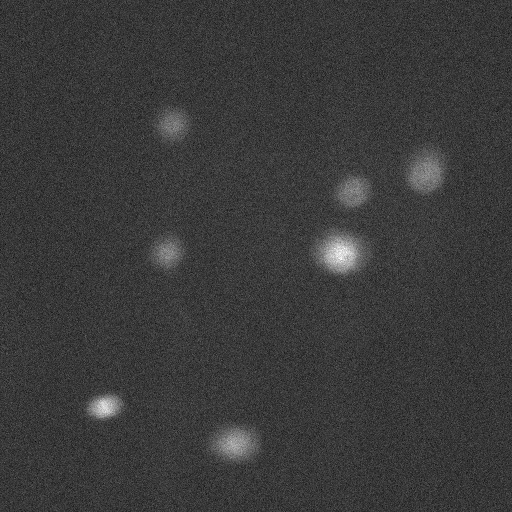
%> input picture Microscope Focus/calib_good/calib_11.tif, 512 x 512 px; its folder holds 4 pictures in this run
$ octave picextract.m   (GNU Octave 9; MATLAB toolbox functions it lacks are replaced by stand-ins)
%> lines starting %> are read from the running program, lines starting %| are printed output that depends on the picture
%create individual arrays for components of paths to test data
path = 'M:\LPE\Jack LPE\MATLAB\for sean\ex4\calib_good';

pics = dir(path);
picfolders = {pics.name};


for i = 4:length(picfolders)
    picuint1 =  imread(picfolders{1,i});
%> picuint1 is the input picture: size 512x512 uint16; min 182, max 269, mean 202.2
    picuint1 = picuint1(220:290,300:370);
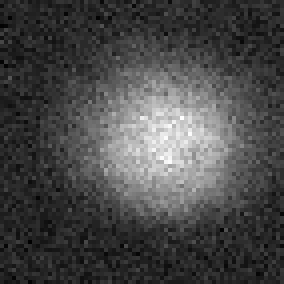
%> picuint1: size 71x71 uint16 (shown 4 times larger); min 191, max 269, mean 213.2; drawn with min black and max white
    picuint2 = flip(picuint1,2);
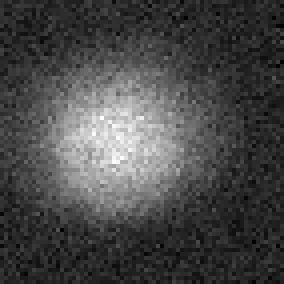
%> picuint2: size 71x71 uint16 (shown 4 times larger); min 191, max 269, mean 213.2; mean of the top-left, top-right, bottom-left and bottom-right quarters 217.7, 210.1, 216.5, 208.8; drawn with min black and max white
    picuint3 = flip(picuint1,3);
    picuint4 = flip(picuint1,4);
    imagepx{i-3} = mat2gray(picuint1);
    imagepx2{i-3} = im2double(picuint2);
    imagepx3{i-3} = im2double(picuint3);
    imagepx4{i-3} = im2double(picuint4);
    name = picfolders{i};
    z(i-3) = str2double(name(7:8));
end
%> pass 2 of the loop `for i = 4:length(picfolders)`:
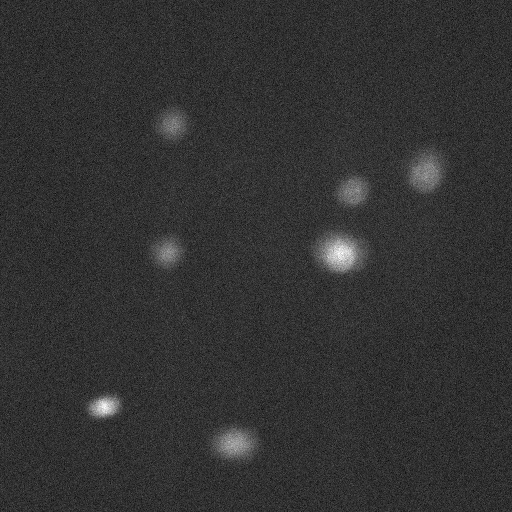
%> input picture Microscope Focus/calib_good/calib_12.tif, 512 x 512 px
%> picuint1 is the input picture: size 512x512 uint16; min 184, max 275, mean 202.2
%> `picuint1 = picuint1(220:290,300:370);`:
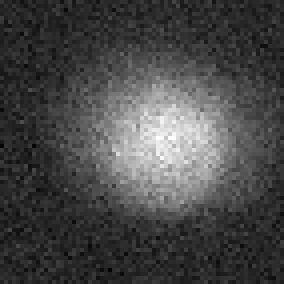
%> picuint1: size 71x71 uint16 (shown 4 times larger); min 189, max 275, mean 213.3; drawn with min black and max white
%> `picuint2 = flip(picuint1,2);`:
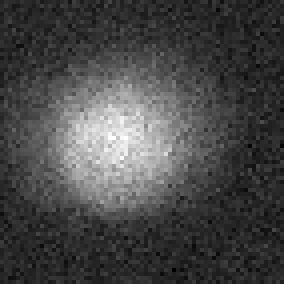
%> picuint2: size 71x71 uint16 (shown 4 times larger); min 189, max 275, mean 213.3; mean of the top-left, top-right, bottom-left and bottom-right quarters 217.8, 210.2, 216.7, 208.7; drawn with min black and max white
%> pass 3 of the loop `for i = 4:length(picfolders)`:
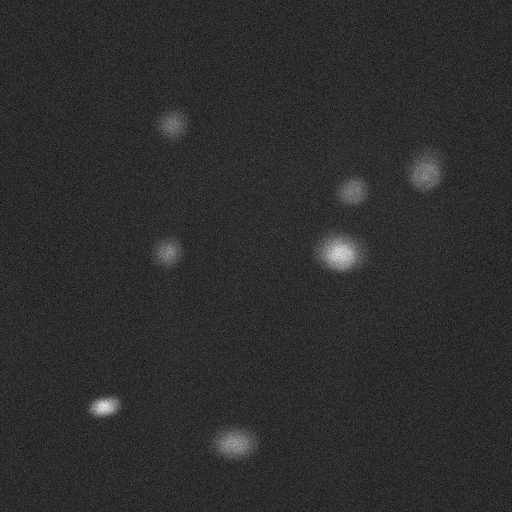
%> input picture Microscope Focus/calib_good/calib_13.tif, 512 x 512 px
%> picuint1 is the input picture: size 512x512 uint16; min 181, max 293, mean 201.2
%> `picuint1 = picuint1(220:290,300:370);`:
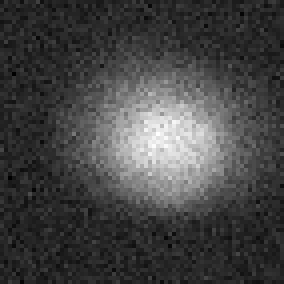
%> picuint1: size 71x71 uint16 (shown 4 times larger); min 188, max 279, mean 212.4; drawn with min black and max white
%> `picuint2 = flip(picuint1,2);`:
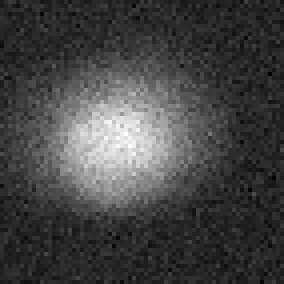
%> picuint2: size 71x71 uint16 (shown 4 times larger); min 188, max 279, mean 212.4; mean of the top-left, top-right, bottom-left and bottom-right quarters 216.7, 209.5, 215.9, 207.6; drawn with min black and max white

%unroll image
Ximage = imagepx;
%> Ximage = 3 items
for i = 1:length(imagepx)
    i;
    curimage = Ximage{i};
    X(i,:) = curimage(:)';
end
%> this loop made 3 passes
%> pass 2, `curimage = Ximage{i};`:
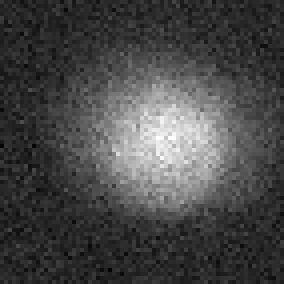
%> curimage: size 71x71 double (shown 4 times larger); min 0, max 1, mean 0.282
%> pass 3, `curimage = Ximage{i};`:
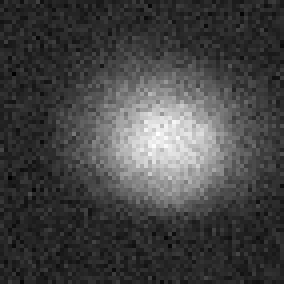
%> curimage: size 71x71 double (shown 4 times larger); min 0, max 1, mean 0.268
Ximage = imagepx2;
for i = 1:length(imagepx)
    i;
    curimage = Ximage{i};
    X2(i,:) = curimage(:)';
end
%> this loop made 3 passes
%> pass 2, `curimage = Ximage{i};`:
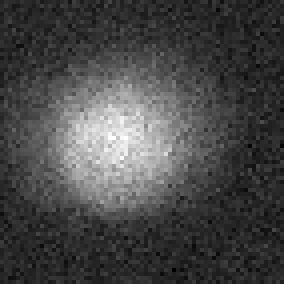
%> curimage: size 71x71 double (shown 4 times larger); min 0.00288, max 0.0042, mean 0.00325; drawn with min black and max white
%> pass 3, `curimage = Ximage{i};`:
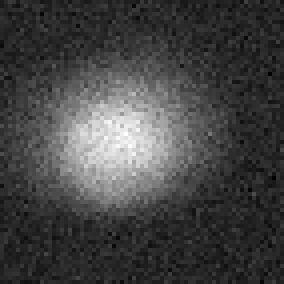
%> curimage: size 71x71 double (shown 4 times larger); min 0.00287, max 0.00426, mean 0.00324; drawn with min black and max white

Ximage = imagepx3;
for i = 1:length(imagepx)
    i;
    curimage = Ximage{i};
    X3(i,:) = curimage(:)';
end
Ximage = imagepx4;
for i = 1:length(imagepx)
    i;
    curimage = Ximage{i};
    X4(i,:) = curimage(:)';
end
X = [X;X2;X3;X4];


%normalize y
y = z;
y = (y-min(y))/(max(y)-min(y));
y = [y y y y];
y = y';
